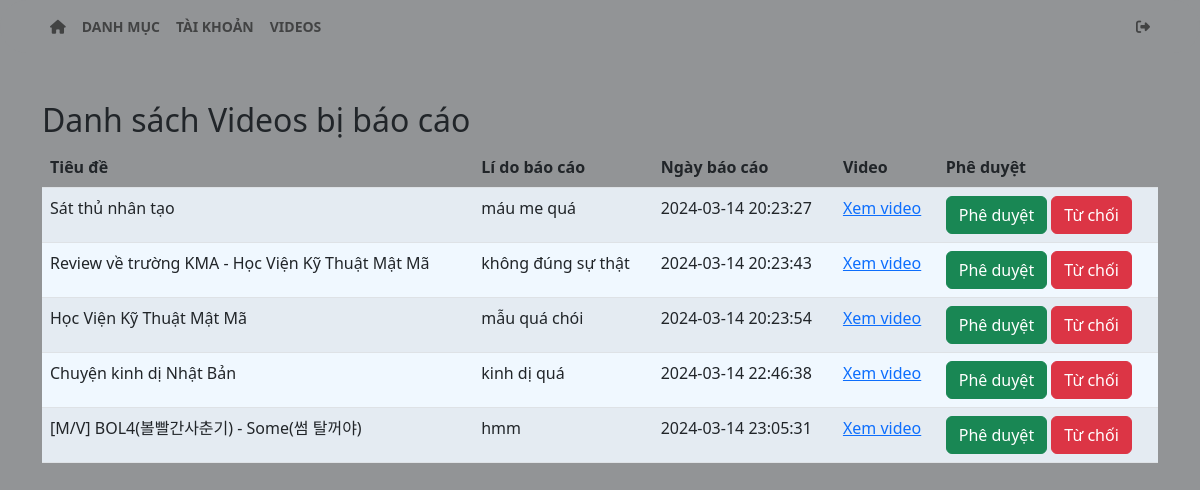
The app's page /server/index.php?action=report&query=videos (signed in) with its own data.
### tables this page shows
CREATE TABLE `videosrp` (
  `videosrp_id` int NOT NULL,
  `video_id` int NOT NULL,
  `privacy` int NOT NULL DEFAULT '1',
  `report_reason` varchar(255) NOT NULL,
  `created_at` datetime NOT NULL DEFAULT CURRENT_TIMESTAMP,
  `updated_at` datetime NOT NULL DEFAULT CURRENT_TIMESTAMP,
  `created_by` varchar(255) DEFAULT NULL,
  `updated_by` varchar(255) DEFAULT NULL
);

CREATE TABLE `videos` (
  `video_id` int NOT NULL,
  `user_id` int NOT NULL,
  `category_id` int NOT NULL,
  `title` varchar(255) NOT NULL,
  `content` text NOT NULL,
  `privacy` int NOT NULL,
  `filepath` varchar(300) NOT NULL,
  `views` int NOT NULL DEFAULT '0',
  `created_at` datetime NOT NULL DEFAULT CURRENT_TIMESTAMP,
  `updated_at` datetime NOT NULL DEFAULT CURRENT_TIMESTAMP,
  `created_by` varchar(255) DEFAULT NULL,
  `updated_by` varchar(255) DEFAULT NULL
);

### server/main/report/videos.php (the view, shortened to what this page needs)
<div class="container mt-5">
    <h2>Danh sách Videos bị báo cáo</h2>
    <table class="table table-striped">
        <thead>
            <tr>
                <th>Tiêu đề</th>
                <th>Lí do báo cáo</th>
                <th>Ngày báo cáo</th>
                <th>Video</th>
                <th>Phê duyệt</th>
            </tr>
        </thead>
        <tbody style="background-color: aliceblue;">
            <?php
            $sql_reports = "SELECT v.video_id, v.title, vr.videosrp_id, vr.report_reason, vr.created_at, v.filepath FROM videos v INNER JOIN videosrp vr ON v.video_id = vr.video_id";
            $result_reports = $conn->query($sql_reports);
            if ($result_reports->num_rows > 0) {
                while ($row = $result_reports->fetch_assoc()) {
            ?>
                    <tr>
                        <td><?php echo $row['title']; ?></td>
                        <td><?php echo $row['report_reason']; ?></td>
                        <td><?php echo $row['created_at']; ?></td>
                        <td>
                            <a href="http://localhost/simpview/watch.php?video_id=<?php echo $row['video_id']; ?>" target="_blank">Xem video</a>
                        </td>
                        <td>
                            <form action="process_approval.php" method="POST">
                                <button type="submit" name="approve" class="btn btn-success">Phê duyệt</button>
                                <button type="submit" name="reject" class="btn btn-danger">Từ chối</button>
                            </form>
                        </td>
                    </tr>
            <?php
                }
            } else {
            ?>
                <tr>
                    <td colspan="5">Không có báo cáo nào.</td>
                </tr>
            <?php
            }
            ?>
        </tbody>
    </table>
</div>

### server/index.php (shortened to what this page needs)
<!DOCTYPE html>
<html lang="en">
<head>
  <link href="https://cdn.jsdelivr.net/npm/bootstrap@5.2.1/dist/css/bootstrap.min.css" rel="stylesheet">
  <link rel="stylesheet" href="https://cdnjs.cloudflare.com/ajax/libs/font-awesome/6.2.0/css/all.min.css" />
  <link rel="stylesheet" href="../style.css" />
</head>
<body>
    <?php
    include("main/menu.php");
    include("main/main.php");
    ?>
</body>
</html>

### server/main/menu.php (shortened to what this page needs)
<nav id="nav-profile" class="navbar navbar-expand-lg navbar-light bg-light">
<div class="container">
<a id="menu-profile" href="index.php" class="navbar-nav mx-2 nav-link" aria-current="page"><i class="fa-solid fa-house"></i></a>
    <div class="collapse navbar-collapse" id="navbarNavAltMarkup">
        <div class="navbar-nav">
            <a id="menu-profile" href="index.php?action=category&query=add" class="nav-link" aria-current="page">DANH MỤC</a>
            <a id="menu-profile" href="index.php?action=report&query=accounts" class="nav-link">TÀI KHOẢN</a>
            <a id="menu-profile" href="index.php?action=report&query=videos" class="nav-link">VIDEOS</a>
        </div>
    </div>
    <a id="menu-profile" href="index.php?logout=1" class="navbar-nav mx-2 nav-link"><i class="fa-solid fa-right-from-bracket"></i></a>
</div>
</nav>

### server/main/main.php
<div>
    <?php
    if (isset($_GET['action']) && $_GET['query']) {
        $tmp = $_GET['action'];
        $query = $_GET['query'];
    } else {
        $tmp = '';
        $query = '';
    }
    ?>
    <div class="container">
    <div class="d-flex row">
        <?php
        if ($tmp == 'category' && $query == 'add') {
            include("main/category/add.php");
            include("main/category/listed.php");
        ?>
    </div>
    </div>
<?php
        } elseif ($tmp == 'category' && $query == 'repair') {
            include("main/category/repair.php");
        } elseif ($tmp == 'report' && $query == 'videos'){
            include("main/report/videos.php");
        } elseif ($tmp == 'report' && $query == 'accounts'){
            include("main/report/accounts.php");
        }else {
            include("main/home.php");
        }
?>
</div>

### style.css (style rules this page uses)
html { padding: 0; }
:root { --primary: #191d32; --secondary: #27323d; --btn-primary: #333a5c; --bg-primary: #929496; }
body { background-color: var(--bg-primary); padding: 0; }
@media only screen and (min-width: 992px) { #nav-profile { border-radius: 50rem; } }
#nav-profile { background-color: var(--bg-primary) !important; }
#menu-profile { font-size: 0.875rem; font-weight: bold; }

### records on screen
videosrp: video.title "Sát thủ nhân tạo", report_reason "máu me quá", created_at "2024-03-14 20:23:27"
videosrp: video.title "Review về trường KMA - Học Viện Kỹ Thuật Mật Mã", report_reason "không đúng sự thật", created_at "2024-03-14 20:23:43"
videosrp: video.title "Học Viện Kỹ Thuật Mật Mã", report_reason "mẫu quá chói", created_at "2024-03-14 20:23:54"
videosrp: video.title "Chuyện kinh dị Nhật Bản", report_reason "kinh dị quá", created_at "2024-03-14 22:46:38"
videosrp: video.title "[M/V] BOL4(볼빨간사춘기) - Some(썸 탈꺼야)", report_reason "hmm", created_at "2024-03-14 23:05:31"
